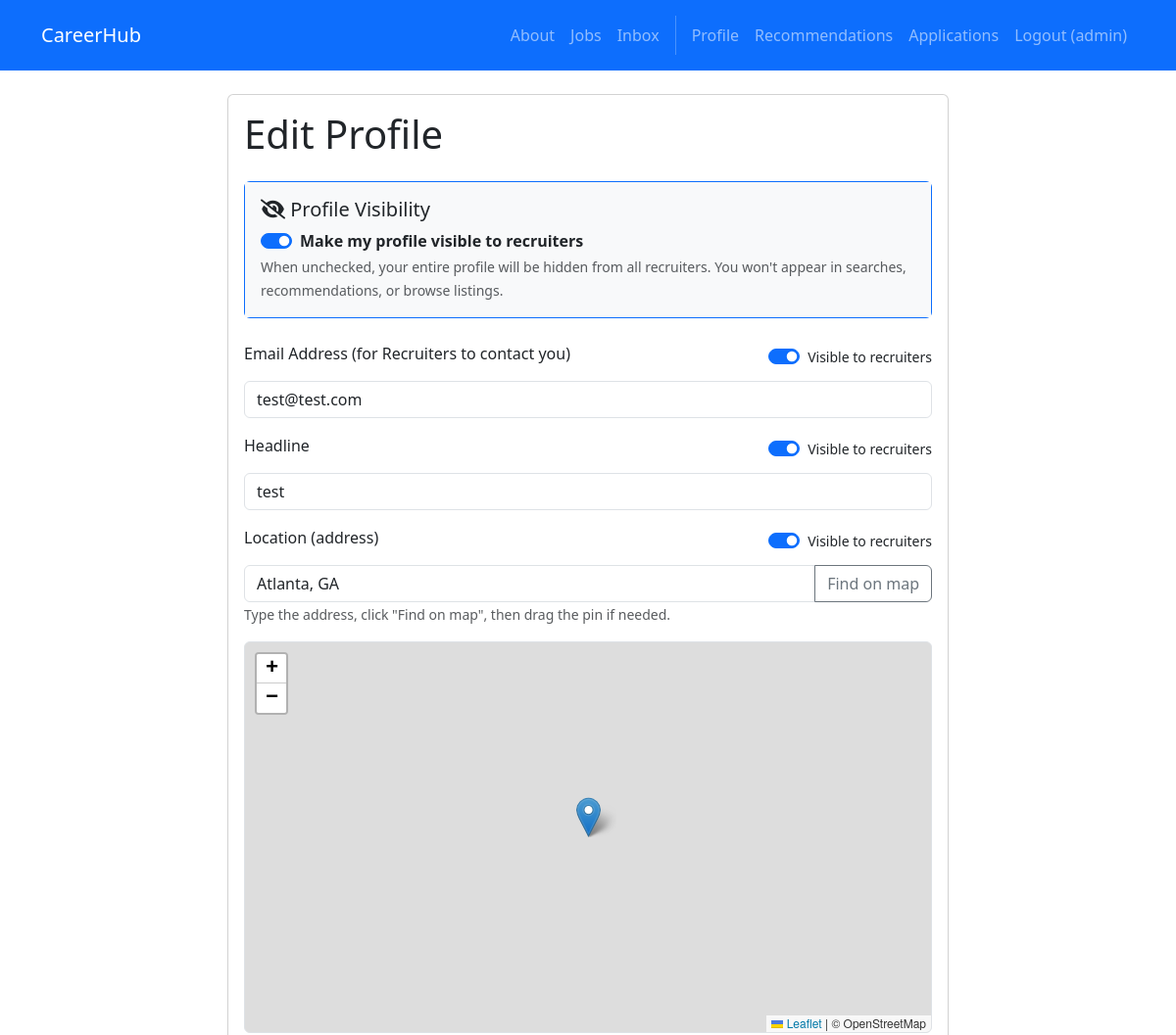
Before: /profiles/edit/ (signed in, upper part) with the older database file.
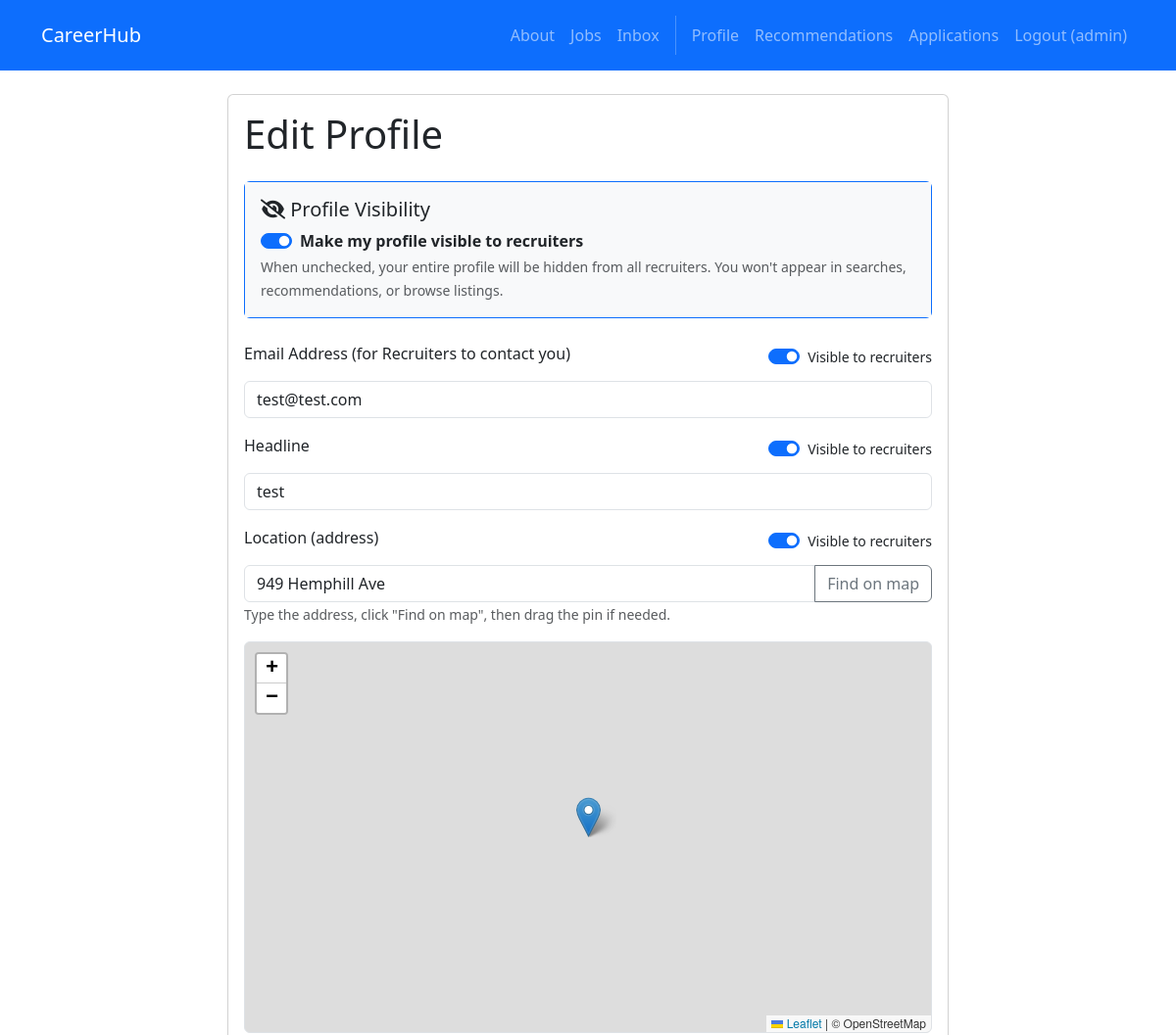
After: the same page with the newer database file.
### profiles/models.py (models this page shows)
class Profile(models.Model):
    user = models.OneToOneField(User, on_delete=models.CASCADE)
    headline = models.CharField(max_length=200)
    skills = models.ManyToManyField('Skill')
    education = models.TextField()
    gpa = models.CharField(max_length=20)
    work_experience = models.TextField()
    links = models.TextField()
    location = models.CharField(max_length=255, blank=True, null=True)
    created_at = models.DateTimeField(auto_now_add=True)
    updated_at = models.DateTimeField(auto_now=True)
    lat = models.FloatField(null=True, blank=True)
    lng = models.FloatField(null=True, blank=True)
    profile_visible = models.BooleanField(default=True)  # Master toggle for entire profile
    headline_public = models.BooleanField(default=True)
    skills_public = models.BooleanField(default=True)
    education_public = models.BooleanField(default=True)
    gpa_public = models.BooleanField(default=True)
    work_experience_public = models.BooleanField(default=True)
    links_public = models.BooleanField(default=True)
    email_public = models.BooleanField(default=True)
    location_public = models.BooleanField(default=True)

### profiles/views.py (the view)
# urls.py: path('edit/', views.edit_profile, name='profiles.edit'),
@login_required
def edit_profile(request):
    try:
        profile = Profile.objects.get(user=request.user)
    except Profile.DoesNotExist:
        profile = None
    if request.method == 'POST':
        form = ProfileForm(request.POST, instance=profile)
        if form.is_valid():
            try:
                with transaction.atomic():
                    new_email = form.cleaned_data['email']
                    if request.user.email != new_email:
                        request.user.email = new_email
                        request.user.save()
                    profile = form.save(commit=False)
                    if not profile.user_id:
                        profile.user = request.user
                    lat = request.POST.get('lat')
                    lng = request.POST.get('lng')
                    profile.lat = float(lat) if lat else None
                    profile.lng = float(lng) if lng else None
                    profile.save()
                    skills_input = form.cleaned_data.get('skills_input', '')
                    if skills_input:
                        profile.skills.clear()
                        skill_names = [s.strip() for s in skills_input.split(',')]
                        for skill_name in skill_names:
                            if skill_name:
                                skill, created = Skill.objects.get_or_create(name=skill_name)
                                profile.skills.add(skill)
                messages.success(request, 'Profile updated successfully! 🚀')
                return redirect('profiles.view')
            except Exception as e:
                messages.error(request, f'An unexpected error occurred while saving: {e}')
    else: # GET request
        initial_data = {
            'email': request.user.email, # <-- Add initial email value from User
        }
        if profile:
            initial_data.update({
                'skills_input': ', '.join(skill.name for skill in profile.skills.all()),
            })
        form = ProfileForm(initial=initial_data, instance=profile)
    if profile and request.method == 'GET':
        form.fields['skills_input'].initial = ', '.join(skill.name for skill in profile.skills.all())
    return render(request, 'profiles/edit.html', {
        'form': form,
        'profile': profile,
        'title': 'Edit Profile'
    })

### profiles/templates/profiles/edit.html (shortened to what the changed rows need)
{% extends 'base.html' %}
{% block content %}
<div class="container mt-4">
    <div class="row">
        <div class="col-md-8 mx-auto">
            <div class="card">
                <div class="card-body">
                    <h1 class="card-title mb-4">{% if profile %}Edit{% else %}Create{% endif %} Profile</h1>
                    <form method="post">
                        <div class="card mb-4 border-primary">
                            <div class="card-body bg-light">
                                <div class="form-check form-switch">
                                    {{ form.profile_visible }}
                                    <label class="form-check-label fw-bold" for="{{ form.profile_visible.id_for_label }}">
                                        Make my profile visible to recruiters
                                    </label>
                                </div>
                            </div>
                        </div>
                        <div class="mb-3">
                            <div class="d-flex justify-content-between align-items-center mb-2">
                                <div class="form-check form-switch">
                                    {{ form.email_public }}
                                    <label class="form-check-label" for="{{ form.email_public.id_for_label }}">
                                        <small>Visible to recruiters</small>
                                    </label>
                                </div>
                            </div>
                        </div>
                        <div class="mb-3">
                            <div class="d-flex justify-content-between align-items-center mb-2">
                                <label for="{{ form.headline.id_for_label }}" class="form-label">Headline</label>
                                <div class="form-check form-switch">
                                    {{ form.headline_public }}
                                    <label class="form-check-label" for="{{ form.headline_public.id_for_label }}">
                                        <small>Visible to recruiters</small>
                                    </label>
                                </div>
                            </div>
                            {{ form.headline }}
                        </div>
                        <div class="mb-3">
                            <div class="d-flex justify-content-between align-items-center mb-2">
                                <div class="form-check form-switch">
                                    {{ form.location_public }}
                                    <label class="form-check-label" for="{{ form.location_public.id_for_label }}">
                                        <small>Visible to recruiters</small>
                                    </label>
                                </div>
                            </div>
                            <div class="input-group">
                                {{ form.location }}
                                <button id="geocodeBtn" class="btn btn-outline-secondary" type="button">Find on map</button>
                            </div>
                        </div>
                    </form>
                </div>
            </div>
        </div>
    </div>
</div>
<link rel="stylesheet" href="https://unpkg.com/leaflet@1.9.4/dist/leaflet.css">
{% endblock %}

Changed rows visible on the page:
changed Profile "test": location "Atlanta, GA" → "949 Hemphill Ave"
